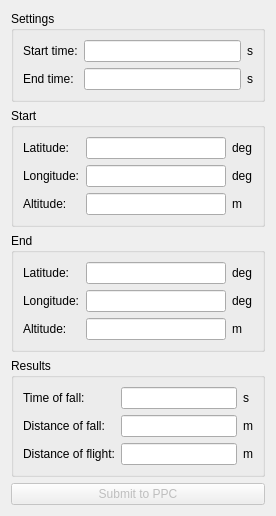
<?xml version="1.0" encoding="UTF-8"?>
<ui version="4.0">
 <class>PerformanceForm</class>
 <widget class="QWidget" name="PerformanceForm">
  <property name="geometry">
   <rect>
    <x>0</x>
    <y>0</y>
    <width>276</width>
    <height>479</height>
   </rect>
  </property>
  <property name="windowTitle">
   <string>Form</string>
  </property>
  <layout class="QVBoxLayout" name="verticalLayout">
   <item>
    <widget class="QGroupBox" name="groupBox">
     <property name="title">
      <string>Settings</string>
     </property>
     <layout class="QGridLayout" name="gridLayout">
      <item row="0" column="0">
       <widget class="QLabel" name="label">
        <property name="text">
         <string>Start time:</string>
        </property>
       </widget>
      </item>
      <item row="0" column="1">
       <widget class="QLineEdit" name="startEdit"/>
      </item>
      <item row="0" column="2">
       <widget class="QLabel" name="topUnits">
        <property name="text">
         <string>s</string>
        </property>
       </widget>
      </item>
      <item row="1" column="0">
       <widget class="QLabel" name="label_2">
        <property name="text">
         <string>End time:</string>
        </property>
       </widget>
      </item>
      <item row="1" column="1">
       <widget class="QLineEdit" name="endEdit"/>
      </item>
      <item row="1" column="2">
       <widget class="QLabel" name="bottomUnits">
        <property name="text">
         <string>s</string>
        </property>
       </widget>
      </item>
     </layout>
    </widget>
   </item>
   <item>
    <widget class="QGroupBox" name="groupBox_3">
     <property name="title">
      <string>Start</string>
     </property>
     <layout class="QGridLayout" name="gridLayout_3">
      <item row="0" column="0">
       <widget class="QLabel" name="label_6">
        <property name="text">
         <string>Latitude:</string>
        </property>
       </widget>
      </item>
      <item row="0" column="1">
       <widget class="QLineEdit" name="startLatEdit">
        <property name="readOnly">
         <bool>true</bool>
        </property>
       </widget>
      </item>
      <item row="0" column="2">
       <widget class="QLabel" name="label_12">
        <property name="text">
         <string>deg</string>
        </property>
       </widget>
      </item>
      <item row="1" column="0">
       <widget class="QLabel" name="label_7">
        <property name="text">
         <string>Longitude:</string>
        </property>
       </widget>
      </item>
      <item row="1" column="1">
       <widget class="QLineEdit" name="startLonEdit">
        <property name="readOnly">
         <bool>true</bool>
        </property>
       </widget>
      </item>
      <item row="1" column="2">
       <widget class="QLabel" name="label_13">
        <property name="text">
         <string>deg</string>
        </property>
       </widget>
      </item>
      <item row="2" column="0">
       <widget class="QLabel" name="label_8">
        <property name="text">
         <string>Altitude:</string>
        </property>
       </widget>
      </item>
      <item row="2" column="1">
       <widget class="QLineEdit" name="startElevEdit">
        <property name="readOnly">
         <bool>true</bool>
        </property>
       </widget>
      </item>
      <item row="2" column="2">
       <widget class="QLabel" name="label_14">
        <property name="text">
         <string>m</string>
        </property>
       </widget>
      </item>
     </layout>
    </widget>
   </item>
   <item>
    <widget class="QGroupBox" name="groupBox_4">
     <property name="title">
      <string>End</string>
     </property>
     <layout class="QGridLayout" name="gridLayout_4">
      <item row="0" column="0">
       <widget class="QLabel" name="label_9">
        <property name="text">
         <string>Latitude:</string>
        </property>
       </widget>
      </item>
      <item row="0" column="1">
       <widget class="QLineEdit" name="endLatEdit">
        <property name="readOnly">
         <bool>true</bool>
        </property>
       </widget>
      </item>
      <item row="0" column="2">
       <widget class="QLabel" name="label_15">
        <property name="text">
         <string>deg</string>
        </property>
       </widget>
      </item>
      <item row="1" column="0">
       <widget class="QLabel" name="label_10">
        <property name="text">
         <string>Longitude:</string>
        </property>
       </widget>
      </item>
      <item row="1" column="1">
       <widget class="QLineEdit" name="endLonEdit">
        <property name="readOnly">
         <bool>true</bool>
        </property>
       </widget>
      </item>
      <item row="1" column="2">
       <widget class="QLabel" name="label_16">
        <property name="text">
         <string>deg</string>
        </property>
       </widget>
      </item>
      <item row="2" column="0">
       <widget class="QLabel" name="label_11">
        <property name="text">
         <string>Altitude:</string>
        </property>
       </widget>
      </item>
      <item row="2" column="1">
       <widget class="QLineEdit" name="endElevEdit">
        <property name="readOnly">
         <bool>true</bool>
        </property>
       </widget>
      </item>
      <item row="2" column="2">
       <widget class="QLabel" name="label_17">
        <property name="text">
         <string>m</string>
        </property>
       </widget>
      </item>
     </layout>
    </widget>
   </item>
   <item>
    <widget class="QGroupBox" name="groupBox_2">
     <property name="title">
      <string>Results</string>
     </property>
     <layout class="QGridLayout" name="gridLayout_2">
      <item row="0" column="0">
       <widget class="QLabel" name="label_4">
        <property name="text">
         <string>Time of fall:</string>
        </property>
       </widget>
      </item>
      <item row="0" column="1">
       <widget class="QLineEdit" name="timeEdit">
        <property name="readOnly">
         <bool>true</bool>
        </property>
       </widget>
      </item>
      <item row="0" column="2">
       <widget class="QLabel" name="distanceUnits">
        <property name="text">
         <string>s</string>
        </property>
       </widget>
      </item>
      <item row="1" column="0">
       <widget class="QLabel" name="label_3">
        <property name="text">
         <string>Distance of fall:</string>
        </property>
       </widget>
      </item>
      <item row="1" column="1">
       <widget class="QLineEdit" name="vDistanceEdit">
        <property name="readOnly">
         <bool>true</bool>
        </property>
       </widget>
      </item>
      <item row="1" column="2">
       <widget class="QLabel" name="timeUnits">
        <property name="text">
         <string>m</string>
        </property>
       </widget>
      </item>
      <item row="2" column="0">
       <widget class="QLabel" name="label_5">
        <property name="text">
         <string>Distance of flight:</string>
        </property>
       </widget>
      </item>
      <item row="2" column="1">
       <widget class="QLineEdit" name="hDistanceEdit">
        <property name="readOnly">
         <bool>true</bool>
        </property>
       </widget>
      </item>
      <item row="2" column="2">
       <widget class="QLabel" name="horizontalSpeedUnits">
        <property name="text">
         <string>m</string>
        </property>
       </widget>
      </item>
     </layout>
    </widget>
   </item>
   <item>
    <widget class="QPushButton" name="ppcButton">
     <property name="enabled">
      <bool>false</bool>
     </property>
     <property name="text">
      <string>Submit to PPC</string>
     </property>
    </widget>
   </item>
   <item>
    <spacer name="verticalSpacer">
     <property name="orientation">
      <enum>Qt::Vertical</enum>
     </property>
     <property name="sizeHint" stdset="0">
      <size>
       <width>20</width>
       <height>13</height>
      </size>
     </property>
    </spacer>
   </item>
  </layout>
 </widget>
 <resources/>
 <connections/>
</ui>
